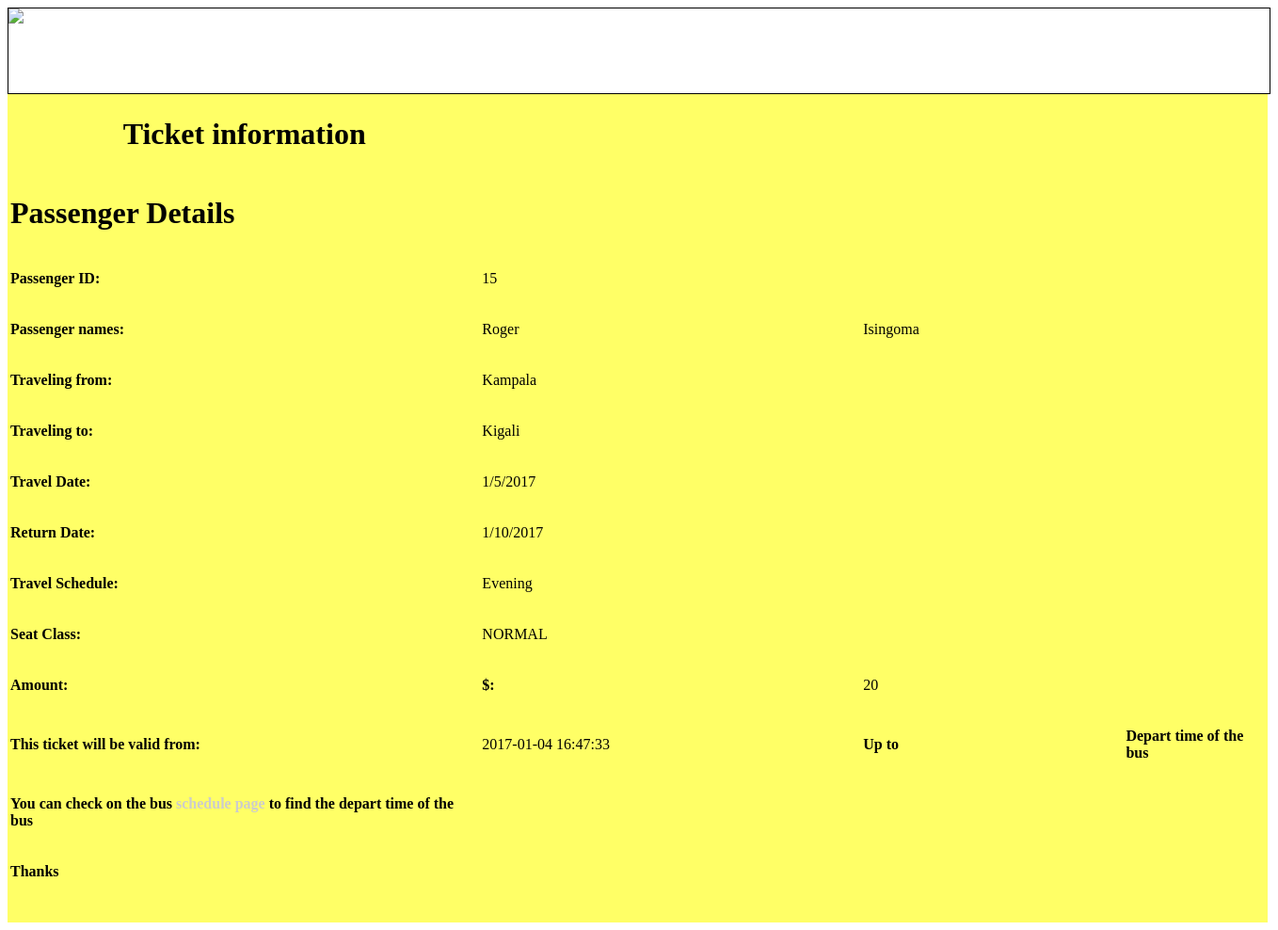
Screenshot of /Receipt.php (signed in) with the database file from the repository.
### tables this page shows
CREATE TABLE IF NOT EXISTS `reserve_tb` (
`PASSENGER_ID` int(11) NOT NULL,
  `FIRST_NAME` varchar(50) NOT NULL,
  `LAST_NAME` varchar(50) NOT NULL,
  `TELEPHONE_NUMBER` int(10) NOT NULL,
  `EMAIL_ADDRESS` varchar(50) NOT NULL,
  `PASSPORT_NUMBER` varchar(10) NOT NULL,
  `NUMBER_OF_TRAVELERS` int(10) NOT NULL,
  `TRAVEL_SCHEDULE` enum('Morning','Evening') NOT NULL,
  `AMOUNT` int(10) NOT NULL,
  `SEAT_CLASS` enum('VIP CLASS','BUSINESS CLASS','NORMAL','MASH COOL GOLD CLASS') NOT NULL,
  `DateCreated` timestamp NOT NULL DEFAULT CURRENT_TIMESTAMP
);

CREATE TABLE IF NOT EXISTS `travel_tb` (
`TRAVEL_ID` int(11) NOT NULL,
  `TRAVELING_FROM` varchar(10) NOT NULL,
  `TRAVELING_TO` varchar(10) NOT NULL,
  `TRAVEL_DATE` varchar(10) NOT NULL,
  `RETURN_DATE` varchar(10) NOT NULL,
  `Date` timestamp NOT NULL DEFAULT CURRENT_TIMESTAMP
);

### Receipt.php (the view, shortened to what this page needs)
<?php require_once('Connections/MEA.php'); ?>
<?php
$query_Results = "SELECT * FROM reserve_tb ORDER BY DateCreated DESC";
$Results = mysql_query($query_Results, $MEA) or die(mysql_error());
$row_Results = mysql_fetch_assoc($Results);
$query_Recordset2 = "SELECT * FROM travel_tb ORDER BY `Date` DESC";
$Recordset2 = mysql_query($query_Recordset2, $MEA) or die(mysql_error());
$row_Recordset2 = mysql_fetch_assoc($Recordset2);
?>
<!doctype html>
<html>
<head>
<link type="text/css" rel="stylesheet" href="Mash_themes.css">
</head>
<body>
<div class="Logo_banner">
<img src="Mash_Images.html/Mash_pic.jpg" style="width:auto">
</div>
<div class="Ticket_Infomation">
<table width="1340">
<tr>
<td height="40"><div align="center"><strong><h1>Ticket information</h1></strong></div></td>
</tr>
<tr>
<td><strong><h1>Passenger Details</h1></strong></td>
</tr>
<tr>
<td height="40" width="900"><strong><p>Passenger ID:</p></strong></td>
<td height="40" width="300"><?php echo $row_Results['PASSENGER_ID']; ?></td>
</tr>
<tr>
<td height="40" width="900"><strong><p>Passenger names:</p></strong></td>
<td height="40" width="300"><?php echo $row_Results['FIRST_NAME']; ?></td>
<td height="40" width="300"><?php echo $row_Results['LAST_NAME']; ?></td>
</tr>
<tr>
<td height="40" width="900"><strong><p>Traveling from:</p></strong>
</td>
<td height="40" width="600"><?php echo $row_Recordset2['TRAVELING_FROM']; ?></td>
</tr>
<tr>
<td height="40" width="900"><strong><p>Traveling to:</p></strong>
</td>
<td height="40" width="600"><?php echo $row_Recordset2['TRAVELING_TO']; ?></td>
</tr>
<tr>
<td height="40" width="900"><strong><p>Travel Date:</p></strong></td>
<td height="40" width="600"><?php echo $row_Recordset2['TRAVEL_DATE']; ?></td>
</tr>
<tr>
<td height="40" width="900"><strong><p>Return Date:</p></strong></td>
<td height="40" width="600"><?php echo $row_Recordset2['RETURN_DATE']; ?></td>
</tr>
<tr>
<td height="40" width="900"><strong><p>Travel Schedule:</p></strong></td>
<td height="40" width="900"><?php echo $row_Results['TRAVEL_SCHEDULE']; ?></td>
</tr>
<tr>
<td height="40" width="900"><strong><p>Seat Class:</p></strong></td>
<td height="40" width="600"><?php echo $row_Results['SEAT_CLASS']; ?></td>
</tr>
<tr>
<td height="40" width="900"><strong><p>Amount:</p></strong>
<td height="40" width="900"><strong><p>$:</p></strong>
<td height="40" width="600"><?php echo $row_Results['AMOUNT']; ?></td>
</tr>
<td height="40"><strong><p>This ticket will be valid from:</p></strong></td>
<td height="40" width="300"><?php echo $row_Results['DateCreated']; ?></td>
<td height="40" width="300"><strong><p>Up to</p></strong></td>
<td height="40" width="300"><strong><p>Depart time of the bus</p></strong></td>
<tr><td height="40" width="1000"><strong><p> You can check on the bus <a href="Bus Schedule.php">schedule page</a> to find the depart time of the bus</p></strong></td></tr>
<tr>
<td height="40" width="300"><strong><p>Thanks</p></strong></td>
</tr>
</table>
</div>
</body>
</html>

### Mash_themes.css (style rules this page uses)
.Logo_banner { height: 90px; width: auto; margin-top: 1px; margin-right: 0px; margin-bottom: 0px; margin-left: 0px; border: thin solid #000; }
a { color: #CCC; text-decoration: none; }
.Ticket_Infomation { width:1339px; height:880px; background-color: #FF6; }

### rows the page displays
reserve_tb: PASSENGER_ID "15", FIRST_NAME "Roger", LAST_NAME "Isingoma", TRAVEL_SCHEDULE "Evening", SEAT_CLASS "NORMAL", AMOUNT "20", DateCreated "2017-01-04 16:47:33"
travel_tb: TRAVELING_FROM "Kampala", TRAVELING_TO "Kigali", TRAVEL_DATE "1/5/2017", RETURN_DATE "1/10/2017"
